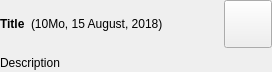
<?xml version="1.0" encoding="UTF-8"?>
<ui version="4.0">
 <class>SoundfontDownloadCell</class>
 <widget class="QWidget" name="SoundfontDownloadCell">
  <property name="geometry">
   <rect>
    <x>0</x>
    <y>0</y>
    <width>272</width>
    <height>72</height>
   </rect>
  </property>
  <property name="windowTitle">
   <string notr="true">Form</string>
  </property>
  <layout class="QGridLayout" name="gridLayout">
   <property name="leftMargin">
    <number>0</number>
   </property>
   <property name="topMargin">
    <number>0</number>
   </property>
   <property name="rightMargin">
    <number>0</number>
   </property>
   <property name="bottomMargin">
    <number>0</number>
   </property>
   <item row="0" column="0">
    <widget class="QLabel" name="labelTitle">
     <property name="font">
      <font>
       <bold>true</bold>
      </font>
     </property>
     <property name="text">
      <string notr="true">Title</string>
     </property>
    </widget>
   </item>
   <item row="0" column="1">
    <widget class="QLabel" name="labelInfo">
     <property name="sizePolicy">
      <sizepolicy hsizetype="Expanding" vsizetype="Preferred">
       <horstretch>0</horstretch>
       <verstretch>0</verstretch>
      </sizepolicy>
     </property>
     <property name="text">
      <string notr="true">(10Mo, 15 August, 2018)</string>
     </property>
    </widget>
   </item>
   <item row="0" column="2">
    <widget class="QPushButton" name="pushDownload">
     <property name="sizePolicy">
      <sizepolicy hsizetype="Minimum" vsizetype="Preferred">
       <horstretch>0</horstretch>
       <verstretch>0</verstretch>
      </sizepolicy>
     </property>
     <property name="minimumSize">
      <size>
       <width>48</width>
       <height>48</height>
      </size>
     </property>
     <property name="cursor">
      <cursorShape>PointingHandCursor</cursorShape>
     </property>
     <property name="toolTip">
      <string>Download</string>
     </property>
     <property name="text">
      <string/>
     </property>
     <property name="iconSize">
      <size>
       <width>24</width>
       <height>24</height>
      </size>
     </property>
    </widget>
   </item>
   <item row="1" column="0" colspan="3">
    <widget class="QLabel" name="labelDescription">
     <property name="text">
      <string notr="true">Description</string>
     </property>
     <property name="wordWrap">
      <bool>true</bool>
     </property>
    </widget>
   </item>
  </layout>
 </widget>
 <resources/>
 <connections/>
</ui>
